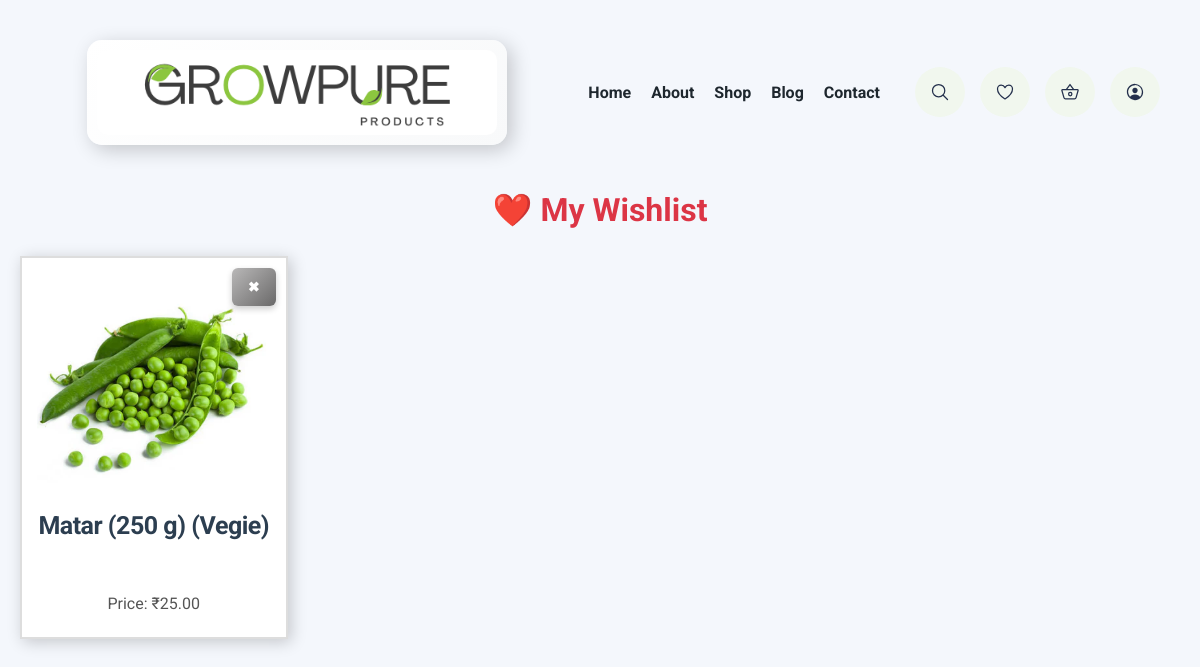
Screenshot of /wishlist/ (signed in) with the database file from the repository.
### myApp/models.py (models this page shows, shortened)
class Wishlist(models.Model):
    user = models.ForeignKey(User, on_delete=models.CASCADE)
    fruit = models.ForeignKey(Fruit, on_delete=models.CASCADE, null=True, blank=True)
    pulse = models.ForeignKey(Pulse, on_delete=models.CASCADE, null=True, blank=True)
    vegie = models.ForeignKey(Vegie, on_delete=models.CASCADE, null=True, blank=True)

class Vegie(models.Model):
    photo = models.ImageField(upload_to="vegie/")
    title = models.CharField(max_length=100)
    price = models.DecimalField(max_digits=10, decimal_places=2)

### GrowPure/views.py (the view)
# urls.py: path('wishlist/', views.wishlist, name='wishlist'),
@login_required
def wishlist(request):
    wishlist_items = Wishlist.objects.filter(user=request.user)
    return render(request, 'wishlist.html', {'wishlist_items': wishlist_items})

### templates/wishlist.html (shortened to what this page needs)
{% include 'header.html' %}
<!DOCTYPE html>
<html lang="en">
<head>
</head>
<body style="background-color: #f4f7fc;">
    <h1 style="color: #dc3545;">❤️ My Wishlist</h1>
    <div class="container">
        {% for item in wishlist_items %}
              <div class="fruit" style="position: relative;">
                {% if item.fruit %}
                  <img src="{{ item.fruit.photo.url }}" alt="{{ item.fruit.title }}">
                  <h2>{{ item.fruit.title }} (Fruit)</h2>
                  <p>Price: ₹{{ item.fruit.price }}</p>
                {% elif item.pulse %}
                  <img src="{{ item.pulse.photo.url }}" alt="{{ item.pulse.title }}">
                  <h2>{{ item.pulse.title }} (Pulse)</h2>
                  <p>Price: ₹{{ item.pulse.price }}</p>
                {% elif item.vegie %}
                  <img src="{{ item.vegie.photo.url }}" alt="{{ item.vegie.title }}">
                  <h2>{{ item.vegie.title }} (Vegie)</h2>
                  <p>Price: ₹{{ item.vegie.price }}</p>
                {% endif %}
                <a href="{% url 'remove_from_wishlist' item.id %}">
                    <button class="remove-btn">✖</button>
                </a>
              </div>
        {% empty %}
            <p>No items in your wishlist yet.</p>
        {% endfor %}
    </div>
</body>
</html>

### static/css/fruit.css (style rules this page uses)
body { font-family: 'Poppins', sans-serif; text-align: center; }
.container { display: grid; grid-template-columns: repeat(4, 1fr); gap: 30px; justify-content: center; padding: 20px; max-width: 1200px; margin: auto; }
.fruit { border: 2px solid #ddd; padding: 15px; box-shadow: 3px 3px 15px rgba(0, 0, 0, 0.2); background: #fff; transition: border-color 0.3s ease, transform 0.3s ease; display: flex; flex-direction: column; align-items: center; text-align: center; }
.fruit img { width: 100%; height: auto; }
h2 { font-size: 20px; color: #333; }
p { margin: 5px 0; font-size: 16px; color: #555; }
@media (max-width: 1200px) { .container { grid-template-columns: repeat(4, 1fr); } }

### static/css/main.css (style rules this page uses)
:root { --charleston-green: hsl(206, 20%, 14%); --battleship-gray: hsl(0, 0%, 53%); --shamrock-green: hsl(152, 95%, 31%); --russian-violet: hsl(245, 97%, 13%); --yellow-orange: hsl(36, 100%, 50%); --green-pigment: hsl(152, 95%, 33%); --roman-silver: hsl(223, 6%, 55%); --sonic-silver: hsl(0, 0%, 45%); --eerie-black: hsl(210, 11%, 15%); --space-cadet: hsl(222, 36%, 22%); --light-gray: hsl(0, 0%, 82%); --mint-cream: hsl(96, 36%, 95%); --gunmetal-1: hsl(207, 21%, 17%); --gunmetal-2: hsl(206, 21%, 15%); --black_90: hsla(0, 0%, 0%, 0.9); --black_50: hsla(0, 0%, 0%, 0.5); --black_25: hsla(0, 0%, 0%, 0.25); --white_50: hsla(0, 0%, 100%, 0.50); --white_25: hsla(0, 0%, 100%, 0.25); --white_10: hsla(0, 0%, 100%, 0.1); --platinum: hsl(0, 0%, 92%); --cultured: hsl(0, 0%, 94%); --emerald: hsl(152, 95%, 39%); --emerald_70: hsla(152, 95%, 39%, 0.7); --white: hsl(0, 0%, 100%); --black: hsl(0, 0%, 0%); --onyx: hsl(0, 0%, 27%); --jet: hsl(0, 0%, 20%); --russian-violet_65: hsla(245, 97%, 13%, 0.65); --rhythm: hsl(220, 17%, 49%); --spanish-gray: hsl(156, 3%, 61%); --ff-playfair-display: 'Playfair Display', serif; --ff-roboto: 'Roboto', sans-serif; --fs-1: 3rem; --fs-2: 2.4rem; --fs-3: 2rem; --fs-4: 1.8rem; --fs-5: 1.7rem; --fs-6: 1.5rem; --fs-7: 1.4rem; --fs-8: 1.3rem; --fs-9: 1rem; --fw-400: 400; --fw-500: 500; --fw-600: 600; --fw-700: 700; --section-padding: 80px; --radius-4: 4px; --radius-6: 6px; --shadow-1: 0 12px 25px -8px hsla(0, 0%, 0%, 0.2); --shadow-2: -12px 0 25px -8px hsla(0, 0%, 0%, 0.2); --shadow-3: 12px 0 25px -8px hsla(0, 0%, 0%, 0.2); --transition-1: 0.05s ease; --transition-2: 0.25s ease; --cubic-in: cubic-bezier(0.51, 0.03, 0.64, 0.28); --cubic-out: cubic-bezier(0.33, 0.85, 0.4, 0.96); }
*, *::before, *::after { margin: 0; padding: 0; box-sizing: border-box; }
a { text-decoration: none; color: inherit; }
a, img, span, input, label, button, ion-icon { display: block; }
img { height: auto; }
input, button { background: none; border: none; font: inherit; }
button { cursor: pointer; }
html { font-size: 10px; font-family: var(--ff-roboto); scroll-behavior: smooth; }
body { font-size: 1.6rem; background-color: var(--white); }
.container { padding-inline: 15px; }
@media (min-width: 569px) { :root { --fs-1: 3.2rem; } }
@media (min-width: 569px) { .container { max-width: 520px; margin-inline: auto; } }
@media (min-width: 768px) { :root { --fs-1: 3.8rem; } }
@media (min-width: 768px) { .container { max-width: 700px; } }
@media (min-width: 992px) { .container { padding-inline: 40px; max-width: 1020px; } }
@media (min-width: 1200px) { .container { max-width: 1200px; } }

### static/css/checkout.css (style rules this page uses)
body { font-family: 'Roboto', sans-serif; background-color: #f8f9fa; color: #333; line-height: 1.6; }
.container { max-width: 1200px; margin: 0 auto; padding: 20px; }
h2, h3 { color: #2c3e50; font-weight: 700; }
h2 { margin-bottom: 40px; font-size: 2.5rem; text-align: center; letter-spacing: -0.5px; }

### templates/wishlist.html (style rules this page uses)
.remove-btn { position: absolute; top: 10px; right: 10px; background: linear-gradient(135deg, #b9b8b8, #6a6969); color: white; border: none; padding: 8px 16px; border-radius: 6px; cursor: pointer; font-size: 14px; font-weight: bold; transition: all 0.3s ease-in-out; box-shadow: 0 3px 6px rgba(0, 0, 0, 0.2); }

### rows the page displays
Wishlist: vegie.photo (picture), vegie "Matar (250 g)", vegie.price "25.00"
